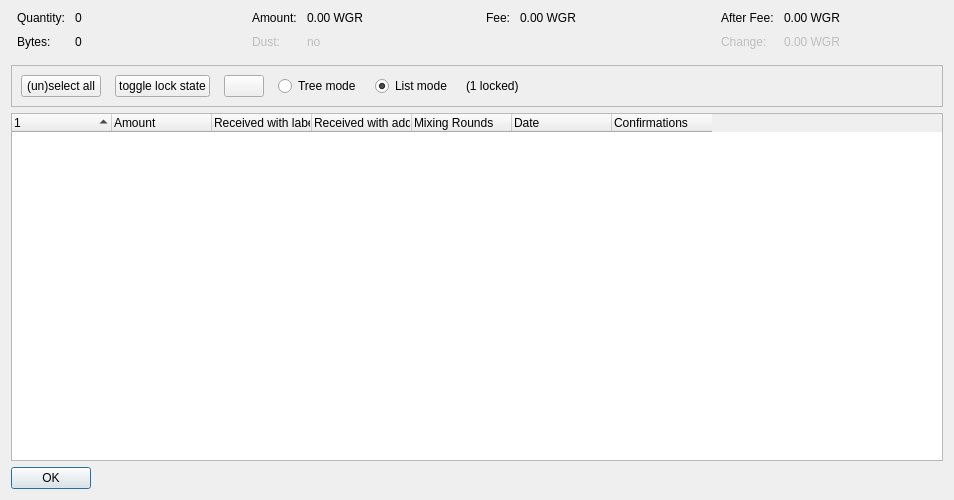
<?xml version="1.0" encoding="UTF-8"?>
<ui version="4.0">
 <class>CoinControlDialog</class>
 <widget class="QDialog" name="CoinControlDialog">
  <property name="geometry">
   <rect>
    <x>0</x>
    <y>0</y>
    <width>954</width>
    <height>500</height>
   </rect>
  </property>
  <property name="windowTitle">
   <string>Coin Selection</string>
  </property>
  <layout class="QVBoxLayout" name="verticalLayout">
   <item>
    <layout class="QHBoxLayout" name="horizontalLayoutTop" stretch="0,0,0,0">
     <property name="topMargin">
      <number>0</number>
     </property>
     <property name="bottomMargin">
      <number>10</number>
     </property>
     <item>
      <layout class="QFormLayout" name="formLayoutCoinControl1">
       <property name="horizontalSpacing">
        <number>10</number>
       </property>
       <property name="verticalSpacing">
        <number>10</number>
       </property>
       <property name="leftMargin">
        <number>6</number>
       </property>
       <property name="rightMargin">
        <number>6</number>
       </property>
       <item row="0" column="0">
        <widget class="QLabel" name="labelCoinControlQuantityText">
         <property name="text">
          <string>Quantity:</string>
         </property>
        </widget>
       </item>
       <item row="0" column="1">
        <widget class="QLabel" name="labelCoinControlQuantity">
         <property name="cursor">
          <cursorShape>IBeamCursor</cursorShape>
         </property>
         <property name="contextMenuPolicy">
          <enum>Qt::ActionsContextMenu</enum>
         </property>
         <property name="text">
          <string notr="true">0</string>
         </property>
         <property name="textInteractionFlags">
          <set>Qt::LinksAccessibleByMouse|Qt::TextSelectableByKeyboard|Qt::TextSelectableByMouse</set>
         </property>
        </widget>
       </item>
       <item row="1" column="0">
        <widget class="QLabel" name="labelCoinControlBytesText">
         <property name="text">
          <string>Bytes:</string>
         </property>
        </widget>
       </item>
       <item row="1" column="1">
        <widget class="QLabel" name="labelCoinControlBytes">
         <property name="cursor">
          <cursorShape>IBeamCursor</cursorShape>
         </property>
         <property name="contextMenuPolicy">
          <enum>Qt::ActionsContextMenu</enum>
         </property>
         <property name="text">
          <string notr="true">0</string>
         </property>
         <property name="textInteractionFlags">
          <set>Qt::LinksAccessibleByMouse|Qt::TextSelectableByKeyboard|Qt::TextSelectableByMouse</set>
         </property>
        </widget>
       </item>
      </layout>
     </item>
     <item>
      <layout class="QFormLayout" name="formLayoutCoinControl2">
       <property name="horizontalSpacing">
        <number>10</number>
       </property>
       <property name="verticalSpacing">
        <number>10</number>
       </property>
       <property name="leftMargin">
        <number>6</number>
       </property>
       <property name="rightMargin">
        <number>6</number>
       </property>
       <item row="0" column="0">
        <widget class="QLabel" name="labelCoinControlAmountText">
         <property name="text">
          <string>Amount:</string>
         </property>
        </widget>
       </item>
       <item row="0" column="1">
        <widget class="QLabel" name="labelCoinControlAmount">
         <property name="cursor">
          <cursorShape>IBeamCursor</cursorShape>
         </property>
         <property name="contextMenuPolicy">
          <enum>Qt::ActionsContextMenu</enum>
         </property>
         <property name="text">
          <string notr="true">0.00 WGR</string>
         </property>
         <property name="textInteractionFlags">
          <set>Qt::LinksAccessibleByMouse|Qt::TextSelectableByKeyboard|Qt::TextSelectableByMouse</set>
         </property>
        </widget>
       </item>
       <item row="1" column="0">
        <widget class="QLabel" name="labelCoinControlLowOutputText">
         <property name="enabled">
          <bool>false</bool>
         </property>
         <property name="text">
          <string>Dust:</string>
         </property>
        </widget>
       </item>
       <item row="1" column="1">
        <widget class="QLabel" name="labelCoinControlLowOutput">
         <property name="enabled">
          <bool>false</bool>
         </property>
         <property name="cursor">
          <cursorShape>IBeamCursor</cursorShape>
         </property>
         <property name="contextMenuPolicy">
          <enum>Qt::ActionsContextMenu</enum>
         </property>
         <property name="text">
          <string notr="true">no</string>
         </property>
         <property name="textInteractionFlags">
          <set>Qt::LinksAccessibleByMouse|Qt::TextSelectableByKeyboard|Qt::TextSelectableByMouse</set>
         </property>
        </widget>
       </item>
      </layout>
     </item>
     <item>
      <layout class="QFormLayout" name="formLayoutCoinControl3">
       <property name="horizontalSpacing">
        <number>10</number>
       </property>
       <property name="verticalSpacing">
        <number>10</number>
       </property>
       <property name="leftMargin">
        <number>6</number>
       </property>
       <property name="rightMargin">
        <number>6</number>
       </property>
       <item row="0" column="0">
        <widget class="QLabel" name="labelCoinControlFeeText">
         <property name="text">
          <string>Fee:</string>
         </property>
        </widget>
       </item>
       <item row="0" column="1">
        <widget class="QLabel" name="labelCoinControlFee">
         <property name="cursor">
          <cursorShape>IBeamCursor</cursorShape>
         </property>
         <property name="contextMenuPolicy">
          <enum>Qt::ActionsContextMenu</enum>
         </property>
         <property name="text">
          <string notr="true">0.00 WGR</string>
         </property>
         <property name="textInteractionFlags">
          <set>Qt::LinksAccessibleByMouse|Qt::TextSelectableByKeyboard|Qt::TextSelectableByMouse</set>
         </property>
        </widget>
       </item>
      </layout>
     </item>
     <item>
      <layout class="QFormLayout" name="formLayoutCoinControl4">
       <property name="horizontalSpacing">
        <number>10</number>
       </property>
       <property name="verticalSpacing">
        <number>10</number>
       </property>
       <property name="leftMargin">
        <number>6</number>
       </property>
       <property name="rightMargin">
        <number>6</number>
       </property>
       <item row="0" column="0">
        <widget class="QLabel" name="labelCoinControlAfterFeeText">
         <property name="text">
          <string>After Fee:</string>
         </property>
        </widget>
       </item>
       <item row="0" column="1">
        <widget class="QLabel" name="labelCoinControlAfterFee">
         <property name="cursor">
          <cursorShape>IBeamCursor</cursorShape>
         </property>
         <property name="contextMenuPolicy">
          <enum>Qt::ActionsContextMenu</enum>
         </property>
         <property name="text">
          <string notr="true">0.00 WGR</string>
         </property>
         <property name="textInteractionFlags">
          <set>Qt::LinksAccessibleByMouse|Qt::TextSelectableByKeyboard|Qt::TextSelectableByMouse</set>
         </property>
        </widget>
       </item>
       <item row="1" column="0">
        <widget class="QLabel" name="labelCoinControlChangeText">
         <property name="enabled">
          <bool>false</bool>
         </property>
         <property name="text">
          <string>Change:</string>
         </property>
        </widget>
       </item>
       <item row="1" column="1">
        <widget class="QLabel" name="labelCoinControlChange">
         <property name="enabled">
          <bool>false</bool>
         </property>
         <property name="cursor">
          <cursorShape>IBeamCursor</cursorShape>
         </property>
         <property name="contextMenuPolicy">
          <enum>Qt::ActionsContextMenu</enum>
         </property>
         <property name="text">
          <string notr="true">0.00 WGR</string>
         </property>
         <property name="textInteractionFlags">
          <set>Qt::LinksAccessibleByMouse|Qt::TextSelectableByKeyboard|Qt::TextSelectableByMouse</set>
         </property>
        </widget>
       </item>
      </layout>
     </item>
    </layout>
   </item>
   <item>
    <widget class="QFrame" name="frame">
     <property name="minimumSize">
      <size>
       <width>0</width>
       <height>40</height>
      </size>
     </property>
     <property name="frameShape">
      <enum>QFrame::StyledPanel</enum>
     </property>
     <property name="frameShadow">
      <enum>QFrame::Sunken</enum>
     </property>
     <layout class="QHBoxLayout" name="horizontalLayout">
      <item>
       <layout class="QHBoxLayout" name="horizontalLayoutPanel" stretch="0,0,0,0,0,0,0">
        <property name="spacing">
         <number>14</number>
        </property>
        <item>
         <widget class="QPushButton" name="pushButtonSelectAll">
          <property name="sizePolicy">
           <sizepolicy hsizetype="Maximum" vsizetype="Fixed">
            <horstretch>0</horstretch>
            <verstretch>0</verstretch>
           </sizepolicy>
          </property>
          <property name="text">
           <string>(un)select all</string>
          </property>
          <property name="autoDefault">
           <bool>false</bool>
          </property>
         </widget>
        </item>
        <item>
         <widget class="QPushButton" name="pushButtonToggleLock">
          <property name="sizePolicy">
           <sizepolicy hsizetype="Maximum" vsizetype="Fixed">
            <horstretch>0</horstretch>
            <verstretch>0</verstretch>
           </sizepolicy>
          </property>
          <property name="text">
           <string>toggle lock state</string>
          </property>
          <property name="autoDefault">
           <bool>false</bool>
          </property>
         </widget>
        </item>
        <item>
         <widget class="QPushButton" name="hideButton">
          <property name="sizePolicy">
           <sizepolicy hsizetype="Maximum" vsizetype="Fixed">
            <horstretch>0</horstretch>
            <verstretch>0</verstretch>
           </sizepolicy>
          </property>
          <property name="text">
           <string/>
          </property>
          <property name="autoDefault">
           <bool>false</bool>
          </property>
         </widget>
        </item>
        <item>
         <widget class="QRadioButton" name="radioTreeMode">
          <property name="sizePolicy">
           <sizepolicy hsizetype="Maximum" vsizetype="Fixed">
            <horstretch>0</horstretch>
            <verstretch>0</verstretch>
           </sizepolicy>
          </property>
          <property name="text">
           <string>Tree mode</string>
          </property>
         </widget>
        </item>
        <item>
         <widget class="QRadioButton" name="radioListMode">
          <property name="sizePolicy">
           <sizepolicy hsizetype="Maximum" vsizetype="Fixed">
            <horstretch>0</horstretch>
            <verstretch>0</verstretch>
           </sizepolicy>
          </property>
          <property name="text">
           <string>List mode</string>
          </property>
          <property name="checked">
           <bool>true</bool>
          </property>
         </widget>
        </item>
        <item>
         <widget class="QLabel" name="labelLocked">
          <property name="text">
           <string>(1 locked)</string>
          </property>
         </widget>
        </item>
        <item>
         <spacer name="horizontalSpacer">
          <property name="orientation">
           <enum>Qt::Horizontal</enum>
          </property>
          <property name="sizeHint" stdset="0">
           <size>
            <width>40</width>
            <height>20</height>
           </size>
          </property>
         </spacer>
        </item>
       </layout>
      </item>
     </layout>
    </widget>
   </item>
   <item>
    <widget class="CoinControlTreeWidget" name="treeWidget">
     <property name="contextMenuPolicy">
      <enum>Qt::CustomContextMenu</enum>
     </property>
     <property name="sortingEnabled">
      <bool>false</bool>
     </property>
     <property name="columnCount">
      <number>7</number>
     </property>
     <attribute name="headerShowSortIndicator" stdset="0">
      <bool>true</bool>
     </attribute>
     <attribute name="headerStretchLastSection">
      <bool>false</bool>
     </attribute>
     <column>
      <property name="text">
       <string/>
      </property>
     </column>
     <column>
      <property name="text">
       <string>Amount</string>
      </property>
     </column>
     <column>
      <property name="text">
       <string>Received with label</string>
      </property>
     </column>
     <column>
      <property name="text">
       <string>Received with address</string>
      </property>
     </column>
     <column>
      <property name="text">
       <string>Mixing Rounds</string>
      </property>
     </column>
     <column>
      <property name="text">
       <string>Date</string>
      </property>
     </column>
     <column>
      <property name="text">
       <string>Confirmations</string>
      </property>
      <property name="toolTip">
       <string>Confirmed</string>
      </property>
     </column>
    </widget>
   </item>
   <item>
    <widget class="QDialogButtonBox" name="buttonBox">
     <property name="sizePolicy">
      <sizepolicy hsizetype="Maximum" vsizetype="Fixed">
       <horstretch>0</horstretch>
       <verstretch>0</verstretch>
      </sizepolicy>
     </property>
     <property name="orientation">
      <enum>Qt::Horizontal</enum>
     </property>
     <property name="standardButtons">
      <set>QDialogButtonBox::Ok</set>
     </property>
    </widget>
   </item>
  </layout>
 </widget>
 <customwidgets>
  <customwidget>
   <class>CoinControlTreeWidget</class>
   <extends>QTreeWidget</extends>
   <header>qt/coincontroltreewidget.h</header>
  </customwidget>
 </customwidgets>
 <resources/>
 <connections/>
</ui>
